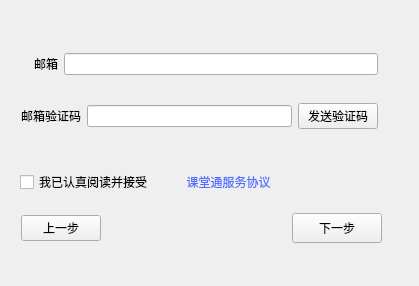
<?xml version="1.0" encoding="UTF-8"?>
<ui version="4.0">
 <class>Dregister</class>
 <widget class="QDialog" name="Dregister">
  <property name="geometry">
   <rect>
    <x>0</x>
    <y>0</y>
    <width>419</width>
    <height>286</height>
   </rect>
  </property>
  <property name="windowTitle">
   <string>Dialog</string>
  </property>
  <property name="styleSheet">
   <string notr="true"/>
  </property>
  <widget class="QStackedWidget" name="stackedWidget">
   <property name="geometry">
    <rect>
     <x>10</x>
     <y>20</y>
     <width>381</width>
     <height>231</height>
    </rect>
   </property>
   <property name="currentIndex">
    <number>1</number>
   </property>
   <widget class="QWidget" name="page">
    <layout class="QGridLayout" name="gridLayout">
     <item row="0" column="0">
      <layout class="QHBoxLayout" name="horizontalLayout">
       <item>
        <widget class="QLabel" name="label">
         <property name="text">
          <string/>
         </property>
         <property name="pixmap">
          <pixmap resource="res.qrc">:/pic/name.png</pixmap>
         </property>
        </widget>
       </item>
       <item>
        <widget class="QLabel" name="label_7">
         <property name="text">
          <string>账号</string>
         </property>
        </widget>
       </item>
       <item>
        <widget class="QLineEdit" name="accountEdit"/>
       </item>
      </layout>
     </item>
     <item row="1" column="0">
      <layout class="QHBoxLayout" name="horizontalLayout_2">
       <item>
        <widget class="QLabel" name="label_2">
         <property name="text">
          <string/>
         </property>
         <property name="pixmap">
          <pixmap resource="res.qrc">:/pic/mima.png</pixmap>
         </property>
        </widget>
       </item>
       <item>
        <widget class="QLabel" name="label_8">
         <property name="text">
          <string>密码</string>
         </property>
        </widget>
       </item>
       <item>
        <widget class="QLineEdit" name="passwdEdit"/>
       </item>
      </layout>
     </item>
     <item row="2" column="0">
      <layout class="QHBoxLayout" name="horizontalLayout_3">
       <item>
        <widget class="QLabel" name="label_3">
         <property name="text">
          <string/>
         </property>
         <property name="pixmap">
          <pixmap resource="res.qrc">:/pic/mima2.png</pixmap>
         </property>
        </widget>
       </item>
       <item>
        <widget class="QLabel" name="label_9">
         <property name="text">
          <string>确认密码</string>
         </property>
        </widget>
       </item>
       <item>
        <widget class="QLineEdit" name="SurepasswdEdit"/>
       </item>
      </layout>
     </item>
     <item row="3" column="0">
      <layout class="QHBoxLayout" name="horizontalLayout_7">
       <item>
        <widget class="QPushButton" name="returnBtn">
         <property name="text">
          <string>返回</string>
         </property>
         <property name="icon">
          <iconset resource="res.qrc">
           <normaloff>:/pic/return.png</normaloff>:/pic/return.png</iconset>
         </property>
        </widget>
       </item>
       <item>
        <spacer name="horizontalSpacer_2">
         <property name="orientation">
          <enum>Qt::Horizontal</enum>
         </property>
         <property name="sizeHint" stdset="0">
          <size>
           <width>40</width>
           <height>20</height>
          </size>
         </property>
        </spacer>
       </item>
       <item>
        <widget class="QPushButton" name="Next1Btn">
         <property name="minimumSize">
          <size>
           <width>90</width>
           <height>30</height>
          </size>
         </property>
         <property name="maximumSize">
          <size>
           <width>90</width>
           <height>30</height>
          </size>
         </property>
         <property name="text">
          <string>下一步</string>
         </property>
         <property name="icon">
          <iconset resource="res.qrc">
           <normaloff>:/pic/next.png</normaloff>:/pic/next.png</iconset>
         </property>
        </widget>
       </item>
      </layout>
     </item>
    </layout>
   </widget>
   <widget class="QWidget" name="page_2">
    <widget class="QWidget" name="layoutWidget">
     <property name="geometry">
      <rect>
       <x>11</x>
       <y>11</y>
       <width>357</width>
       <height>121</height>
      </rect>
     </property>
     <layout class="QVBoxLayout" name="verticalLayout">
      <item>
       <layout class="QHBoxLayout" name="horizontalLayout_4">
        <item>
         <widget class="QLabel" name="label_4">
          <property name="text">
           <string/>
          </property>
          <property name="pixmap">
           <pixmap resource="res.qrc">:/pic/email.png</pixmap>
          </property>
         </widget>
        </item>
        <item>
         <widget class="QLabel" name="label_6">
          <property name="text">
           <string>邮箱</string>
          </property>
         </widget>
        </item>
        <item>
         <widget class="QLineEdit" name="EmaiEdit"/>
        </item>
       </layout>
      </item>
      <item>
       <layout class="QHBoxLayout" name="horizontalLayout_5">
        <item>
         <widget class="QLabel" name="label_5">
          <property name="text">
           <string>邮箱验证码</string>
          </property>
         </widget>
        </item>
        <item>
         <widget class="QLineEdit" name="verifiEdit"/>
        </item>
        <item>
         <widget class="QPushButton" name="emailBtn">
          <property name="text">
           <string>发送验证码</string>
          </property>
         </widget>
        </item>
       </layout>
      </item>
     </layout>
    </widget>
    <widget class="QWidget" name="layoutWidget">
     <property name="geometry">
      <rect>
       <x>11</x>
       <y>192</y>
       <width>361</width>
       <height>32</height>
      </rect>
     </property>
     <layout class="QHBoxLayout" name="horizontalLayout_6">
      <item>
       <widget class="QPushButton" name="back1Btn">
        <property name="text">
         <string>上一步</string>
        </property>
        <property name="icon">
         <iconset resource="res.qrc">
          <normaloff>:/pic/return.png</normaloff>:/pic/return.png</iconset>
        </property>
       </widget>
      </item>
      <item>
       <spacer name="horizontalSpacer">
        <property name="orientation">
         <enum>Qt::Horizontal</enum>
        </property>
        <property name="sizeHint" stdset="0">
         <size>
          <width>40</width>
          <height>20</height>
         </size>
        </property>
       </spacer>
      </item>
      <item>
       <widget class="QPushButton" name="Next2Btn">
        <property name="minimumSize">
         <size>
          <width>90</width>
          <height>30</height>
         </size>
        </property>
        <property name="maximumSize">
         <size>
          <width>90</width>
          <height>30</height>
         </size>
        </property>
        <property name="text">
         <string>下一步</string>
        </property>
        <property name="icon">
         <iconset resource="res.qrc">
          <normaloff>:/pic/next.png</normaloff>:/pic/next.png</iconset>
        </property>
       </widget>
      </item>
     </layout>
    </widget>
    <widget class="QWidget" name="layoutWidget">
     <property name="geometry">
      <rect>
       <x>10</x>
       <y>150</y>
       <width>276</width>
       <height>25</height>
      </rect>
     </property>
     <layout class="QHBoxLayout" name="horizontalLayout_10">
      <item>
       <widget class="QCheckBox" name="checkBox">
        <property name="text">
         <string>我已认真阅读并接受</string>
        </property>
       </widget>
      </item>
      <item>
       <widget class="QPushButton" name="fwBtn">
        <property name="styleSheet">
         <string notr="true">QPushButton#fwBtn
{
border:one;
color:rgb(81,112,255);
}</string>
        </property>
        <property name="text">
         <string>课堂通服务协议</string>
        </property>
       </widget>
      </item>
     </layout>
    </widget>
   </widget>
   <widget class="QWidget" name="page_3">
    <layout class="QGridLayout" name="gridLayout_2">
     <item row="0" column="0">
      <layout class="QHBoxLayout" name="horizontalLayout_9">
       <item>
        <spacer name="horizontalSpacer_4">
         <property name="orientation">
          <enum>Qt::Horizontal</enum>
         </property>
         <property name="sizeHint" stdset="0">
          <size>
           <width>40</width>
           <height>20</height>
          </size>
         </property>
        </spacer>
       </item>
       <item>
        <widget class="QLabel" name="txLabel">
         <property name="minimumSize">
          <size>
           <width>100</width>
           <height>100</height>
          </size>
         </property>
         <property name="maximumSize">
          <size>
           <width>100</width>
           <height>100</height>
          </size>
         </property>
         <property name="styleSheet">
          <string notr="true">font: 12pt &quot;Microsoft YaHei UI&quot;;</string>
         </property>
         <property name="text">
          <string>点击设置头像</string>
         </property>
         <property name="scaledContents">
          <bool>true</bool>
         </property>
        </widget>
       </item>
       <item>
        <spacer name="horizontalSpacer_5">
         <property name="orientation">
          <enum>Qt::Horizontal</enum>
         </property>
         <property name="sizeHint" stdset="0">
          <size>
           <width>40</width>
           <height>20</height>
          </size>
         </property>
        </spacer>
       </item>
      </layout>
     </item>
     <item row="1" column="0">
      <layout class="QHBoxLayout" name="horizontalLayout_8">
       <item>
        <widget class="QPushButton" name="back2Btn">
         <property name="text">
          <string>上一步</string>
         </property>
         <property name="icon">
          <iconset resource="res.qrc">
           <normaloff>:/pic/return.png</normaloff>:/pic/return.png</iconset>
         </property>
        </widget>
       </item>
       <item>
        <spacer name="horizontalSpacer_3">
         <property name="orientation">
          <enum>Qt::Horizontal</enum>
         </property>
         <property name="sizeHint" stdset="0">
          <size>
           <width>40</width>
           <height>20</height>
          </size>
         </property>
        </spacer>
       </item>
       <item>
        <widget class="QPushButton" name="finishBtn">
         <property name="text">
          <string>完成注册</string>
         </property>
         <property name="icon">
          <iconset resource="res.qrc">
           <normaloff>:/pic/next.png</normaloff>:/pic/next.png</iconset>
         </property>
        </widget>
       </item>
      </layout>
     </item>
    </layout>
   </widget>
  </widget>
 </widget>
 <resources>
  <include location="res.qrc"/>
 </resources>
 <connections/>
</ui>
